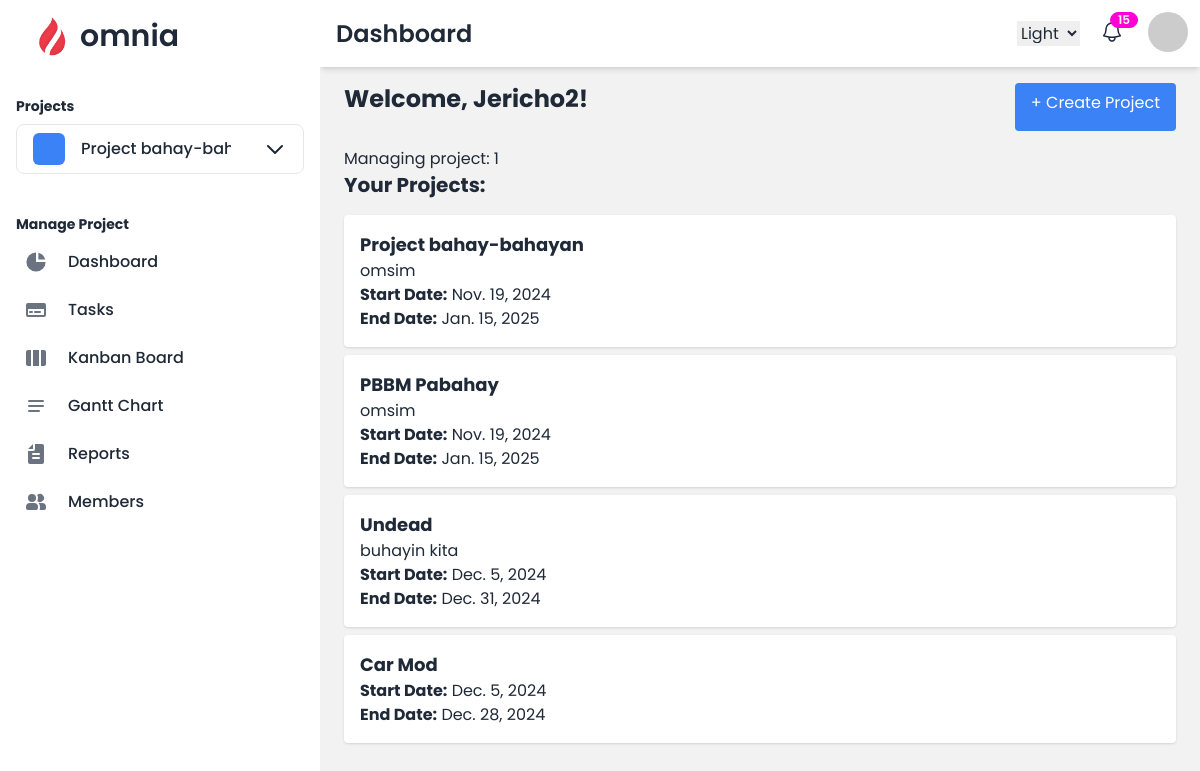
/projects/projects/ (signed in), run on an earlier commit of the app's database.
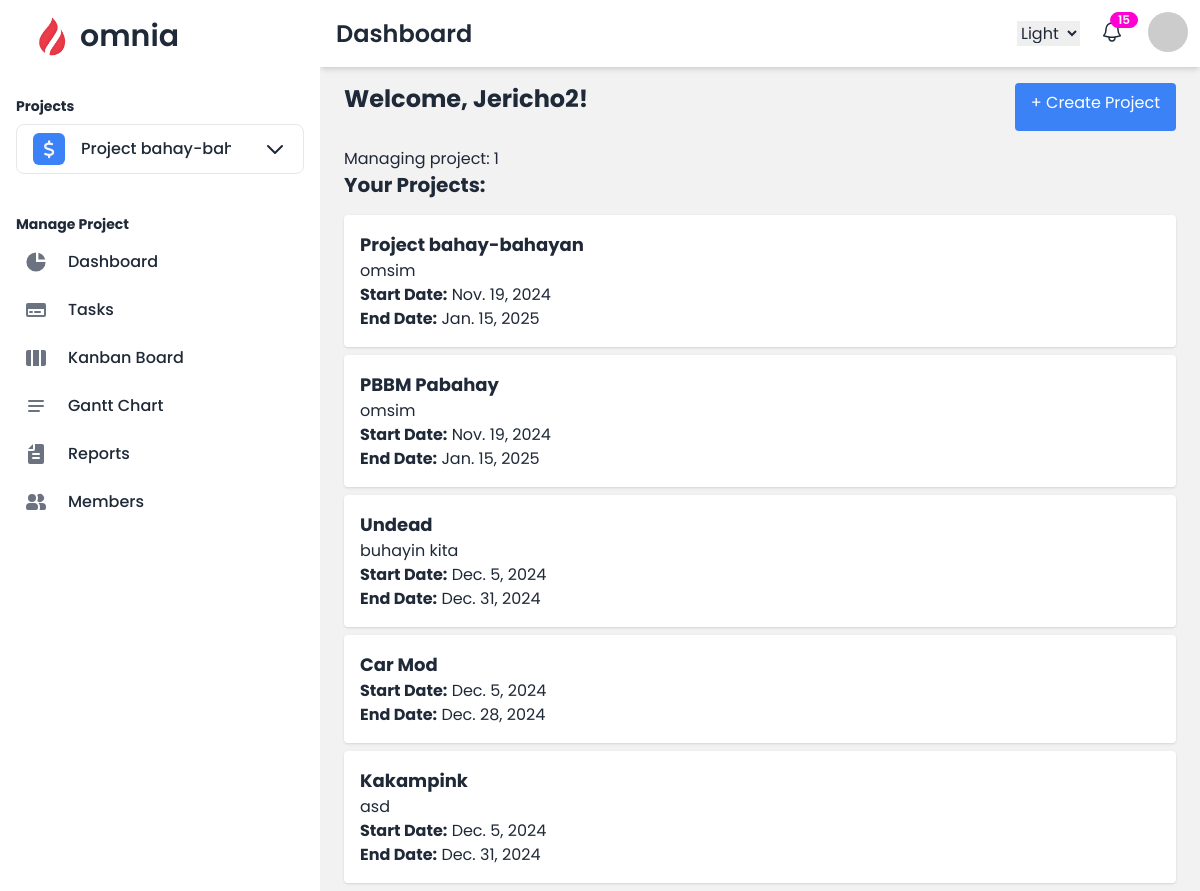
And on a later commit of the database.
### users/models.py (models this page shows)
class CustomUser(AbstractUser):
    email = models.EmailField(unique=True, blank=False, null=False)
    is_first_login = models.BooleanField(default=True)
    MEMBER = 'member'
    MANAGER = 'manager'
    ROLE_CHOICES = [
        (MEMBER, 'Member'),
        (MANAGER, 'Manager'),
    ]
    role = models.CharField(max_length=10, choices=ROLE_CHOICES, default=MANAGER)
    profile_picture = models.ImageField(upload_to='profile_pictures/', blank=True, null=True)

### projects/models.py (models this page shows, shortened)
class Project(models.Model):
    COLOR_CHOICES = [
        ('purple', 'Purple'),
        ('red', 'Red'),
        ('amber', 'Amber'),
        ('blue', 'Blue'),
        ('green', 'Green'),
        ('teal', 'Teal'),
        ('yellow', 'Yellow'),
        ('orange', 'Orange'),
        ('pink', 'Pink'),
        ('gray', 'Grey'),
    ]
    name = models.CharField(max_length=100)
    emoji_icon = models.CharField(max_length=255, blank=True, null=True)
    description = models.TextField(blank=True, null=True)
    color = models.CharField(max_length=20, choices=COLOR_CHOICES, default='blue')
    start_date = models.DateField()
    end_date = models.DateField()
    current_sprint = models.ForeignKey('Sprint', on_delete=models.CASCADE, related_name='current_sprint', blank=True, null=True)
    created_at = models.DateTimeField(auto_now_add=True)
    owner = models.ForeignKey(settings.AUTH_USER_MODEL, on_delete=models.CASCADE, related_name='owned_projects')

### projects/views.py (the view)
# urls.py: path('projects/', views.project_list, name='projects'),
@login_required
def project_list(request):
    user_projects = Project.objects.filter(owner=request.user) if request.user.role == 'manager' else []
    return render(request, 'projects/project_list.html', {'projects': user_projects})

### projects/context_processors.py (called while the page is built)
def user_projects(request):
    if request.user.is_authenticated:
        projects = Project.objects.filter(owner=request.user)
        return {'user_projects': projects}
    return {}

### projects/templatetags/custom_filters.py (called while the page is built)
@register.filter
def get_item(value, key):
    for item in value:
        if item.id == int(key):
            return item
    return None

### projects/templates/projects/project_list.html (shortened to what this page needs)
{% extends 'project_base.html' %}
{% block heading %}Dashboard{% endblock %}
{% block content %}
<div class="flex justify-between mb-4">
    <h1 class="text-2xl font-bold mb-4">Welcome, {{ request.user.first_name }}!</h1>
    <a href="{% url 'create_project' %}"
       class="bg-blue-500 text-white py-2 px-4 rounded hover:bg-blue-600">
        + Create Project
    </a>
</div>
{% if projects %}
    {% if request.session.current_project_id %}
        <p>Managing project: {{ request.session.current_project_id }}</p>
    {% else %}
        <p>No project selected. Please create or join a project.</p>
    {% endif %}
    <h2 class="text-xl font-bold">Your Projects:</h2>
    <ul class="mt-4">
        {% for project in projects %}
            <li class="bg-white shadow p-4 rounded mb-2">
                <h3 class="text-lg font-bold">{{ project.name }}</h3>
                <p>{{ project.description }}</p>
                <p><strong>Start Date:</strong> {{ project.start_date }}</p>
                <p><strong>End Date:</strong> {{ project.end_date }}</p>
            </li>
        {% endfor %}
    </ul>
{% else %}
    <p class="text-gray-500">No projects found. Create a new project!</p>
{% endif %}
{% endblock %}

### projects/templates/project_base.html (shortened to what this page needs)
{% load static %}
{% load custom_filters %}
<!DOCTYPE html>
<html lang="en" data-theme="light">
<head>
    <link href="https://cdnjs.cloudflare.com/ajax/libs/font-awesome/6.0.0/css/all.min.css" rel="stylesheet">
    <link href="https://cdn.jsdelivr.net/npm/daisyui@4.12.14/dist/full.min.css" rel="stylesheet" type="text/css" />
    <script src="https://cdn.tailwindcss.com"></script>
</head>
<body style="font-family: 'Poppins', sans-serif;">
    <div class="drawer lg:drawer-open">
        <div class="drawer-content flex flex-col">
            <div class="navbar sticky top-0 bg-base-100  z-10 shadow-md ">
                <div class="flex-1">
                    <h1 class="text-2xl font-semibold ml-2">{% block heading %}Dashboard{% endblock %}</h1>
                </div>
                <div class="flex-none">
                    <label class="swap">
                        <select data-choose-theme>
                          <option value="light">Light</option>
                        </select>
                    </label>
                    <div class="dropdown dropdown-bottom dropdown-end">
                      <button class="btn ml-4 btn-circle btn-ghost btn-sm">
                        <div class="indicator">
                            <span class="indicator-item badge badge-secondary badge-sm">15</span>
                        </div>
                      </button>
                    </div>
                    <div class="dropdown dropdown-end ml-4">
                        <label tabindex="0" class="btn btn-ghost btn-circle avatar">
                            <div class="w-10 rounded-full"><img src="https://placeimg.com/80/80/people" alt="profile"></div>
                        </label>
                    </div>
                </div>
            </div>
            <div class="flex-1 overflow-y-auto md:pt-4 pt-4 px-6  bg-base-200">
                {% block content %}
                {% endblock %}
            </div>
        </div>
        <div class="drawer-side z-30">
            <ul class="menu pt-2 px-4 w-80 bg-base-100 min-h-full space-y-2 text-base-content">
                <li class="mb-2 font-semibold text-3xl"><a href="/projects/dashboard"><img class="mask mask-squircle w-10" src="{% static 'logo/logo.png' %}" alt="Omnia Logo">omnia</a> </li>
                    <span class="py-1"></span>
                {% if request.user.role == 'manager' %}
                    <h2 class="text-sm font-bold mt-4 mb-2">Projects</h2>
                    <li tabindex="0" role="button" class="dropdown dropdown-bottom z-50">
                        <span class="flex items-center text-base font-medium rounded-lg transition duration-75 border">
                            {% if request.session.current_project_id %}
                                {% with current_project=user_projects|get_item:request.session.current_project_id %}
                                    <i class="fas {{ current_project.emoji_icon }} text-lg text-gray-100 bg-{{ current_project.color }}-500 w-8 h-8 flex items-center justify-center rounded-md mr-2"></i>
                                    <span class="truncate max-w-[150px] min-w-[150px] flex items-center">
                                        {{ current_project.name }}
                                    </span>
                                {% endwith %}
                            {% else %}
                                Project Name
                            {% endif %}
                            <svg class="w-6 h-6 text-gray-800 ml-6" aria-hidden="true" xmlns="http://www.w3.org/2000/svg" width="24" height="24" fill="none" viewBox="0 0 24 24">
                                <path stroke="currentColor" stroke-linecap="round" stroke-linejoin="round" stroke-width="2" d="m19 9-7 7-7-7"/>
                            </svg>
                        </span>
                    </li>
                    <span class="py-3"></span>
                    {% if request.session.current_project_id %}
                    <h2 class="text-sm font-bold mb-2">Manage Project</h2>
                    <li>
                        <a href="{% url 'dashboard' %}"
                           class="flex items-center p-2 text-base font-medium rounded-lg transition duration-75 {% if request.path == '/projects/dashboard/' %}active{% endif %}"
                        >
                           <span class="ml-3">Dashboard</span>
                        </a>
                    </li>
                    <li>
                        <a href="{% url 'project_tasks' %} "
                           class="flex items-center p-2 text-base font-medium rounded-lg transition duration-75 {% if 'tasks' in request.path %}active{% endif %}">
                           <span class="ml-3">Tasks</span>
                        </a>
                    </li>
                    <li>
                        <a href="{% url 'kanban_board' %}"
                           class="flex items-center p-2 text-base font-medium rounded-lg transition duration-75 {% if 'kanban' in request.path %}active{% endif %}">
                            <svg class="w-6 h-6 text-gray-500" aria-hidden="true" xmlns="http://www.w3.org/2000/svg" width="24" height="24" fill="currentColor" viewBox="0 0 24 24">
                              <path fill-rule="evenodd" d="M15 4H9v16h6V4Zm2 16h3a2 2 0 0 0 2-2V6a2 2 0 0 0-2-2h-3v16ZM4 4h3v16H4a2 2 0 0 1-2-2V6a2 2 0 0 1 2-2Z" clip-rule="evenodd"/>
                            </svg>
                           <span class="ml-3">Kanban Board</span>
                        </a>
                    </li>
                    <li>
                        <a href="{% url 'gantt_chart' %}"
                           class="flex items-center p-2 text-base font-medium rounded-lg transition duration-75 {% if 'gantt' in request.path %}active{% endif %}"
                        >
                            <svg class="w-6 h-6 text-gray-500" aria-hidden="true" xmlns="http://www.w3.org/2000/svg" width="24" height="24" fill="none" viewBox="0 0 24 24">
                              <path stroke="currentColor" stroke-linecap="round" stroke-width="2" d="M5 7h14M5 12h14M5 17h10"/>
                            </svg>
                           <span class="ml-3">Gantt Chart</span>
                        </a>
                    </li>
                    <li>
                        <a href="#" class="flex items-center p-2 text-base font-medium rounded-lg transition duration-75 {% if 'reports' in request.path %}active{% endif %}"
                        >
                           <span class="ml-3">Reports</span>
                        </a>
                    </li>
                    <li>
                        <a href="{% url 'members' %}" class="flex items-center p-2 text-base font-medium rounded-lg transition duration-75 {% if 'members' in request.path %}active{% endif %}"
                        >
                           <span class="ml-3">Members</span>
                        </a>
                    </li>
                    {% endif %}
                {% endif %}
            </ul>
        </div>
    </div>
</body>
</html>

What changed in the data, as far as the page shows it:
changed Project "Project bahay-bahayan": emoji_icon "🚀" → "fa-dollar" (drawn)
added Project: name "Kakampink", description "asd", start_date "Dec. 5, 2024", end_date "Dec. 31, 2024"
